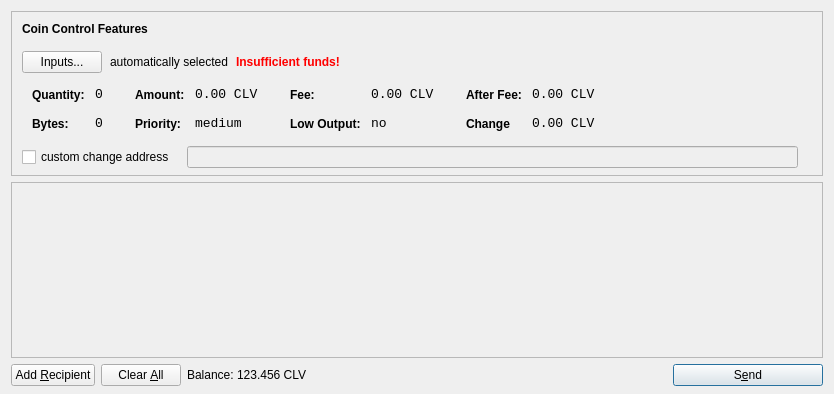
<?xml version="1.0" encoding="UTF-8"?>
<ui version="4.0">
 <class>SendCoinsDialog</class>
 <widget class="QDialog" name="SendCoinsDialog">
  <property name="geometry">
   <rect>
    <x>0</x>
    <y>0</y>
    <width>831</width>
    <height>394</height>
   </rect>
  </property>
  <property name="windowTitle">
   <string>Send Coins</string>
  </property>
  <layout class="QVBoxLayout" name="verticalLayout" stretch="0,1,0">
   <property name="bottomMargin">
    <number>8</number>
   </property>
   <item>
    <widget class="QFrame" name="frameCoinControl">
     <property name="sizePolicy">
      <sizepolicy hsizetype="Expanding" vsizetype="Expanding">
       <horstretch>0</horstretch>
       <verstretch>0</verstretch>
      </sizepolicy>
     </property>
     <property name="maximumSize">
      <size>
       <width>16777215</width>
       <height>16777215</height>
      </size>
     </property>
     <property name="frameShape">
      <enum>QFrame::StyledPanel</enum>
     </property>
     <property name="frameShadow">
      <enum>QFrame::Sunken</enum>
     </property>
     <layout class="QVBoxLayout" name="verticalLayoutCoinControl2">
      <property name="spacing">
       <number>6</number>
      </property>
      <property name="leftMargin">
       <number>0</number>
      </property>
      <property name="topMargin">
       <number>0</number>
      </property>
      <property name="rightMargin">
       <number>0</number>
      </property>
      <property name="bottomMargin">
       <number>6</number>
      </property>
      <item>
       <layout class="QVBoxLayout" name="verticalLayoutCoinControl" stretch="0,0,0,0,1">
        <property name="spacing">
         <number>0</number>
        </property>
        <property name="leftMargin">
         <number>10</number>
        </property>
        <property name="topMargin">
         <number>10</number>
        </property>
        <item>
         <layout class="QHBoxLayout" name="horizontalLayoutCoinControl1">
          <property name="bottomMargin">
           <number>15</number>
          </property>
          <item>
           <widget class="QLabel" name="labelCoinControlFeatures">
            <property name="sizePolicy">
             <sizepolicy hsizetype="Preferred" vsizetype="Maximum">
              <horstretch>0</horstretch>
              <verstretch>0</verstretch>
             </sizepolicy>
            </property>
            <property name="font">
             <font>
              <weight>75</weight>
              <bold>true</bold>
             </font>
            </property>
            <property name="styleSheet">
             <string notr="true">font-weight:bold;</string>
            </property>
            <property name="text">
             <string>Coin Control Features</string>
            </property>
           </widget>
          </item>
         </layout>
        </item>
        <item>
         <layout class="QHBoxLayout" name="horizontalLayoutCoinControl2" stretch="0,0,0,0">
          <property name="spacing">
           <number>8</number>
          </property>
          <property name="bottomMargin">
           <number>10</number>
          </property>
          <item>
           <widget class="QPushButton" name="pushButtonCoinControl">
            <property name="styleSheet">
             <string notr="true"/>
            </property>
            <property name="text">
             <string>Inputs...</string>
            </property>
           </widget>
          </item>
          <item>
           <widget class="QLabel" name="labelCoinControlAutomaticallySelected">
            <property name="text">
             <string>automatically selected</string>
            </property>
            <property name="margin">
             <number>5</number>
            </property>
           </widget>
          </item>
          <item>
           <widget class="QLabel" name="labelCoinControlInsuffFunds">
            <property name="font">
             <font>
              <weight>75</weight>
              <bold>true</bold>
             </font>
            </property>
            <property name="styleSheet">
             <string notr="true">color:red;font-weight:bold;</string>
            </property>
            <property name="text">
             <string>Insufficient funds!</string>
            </property>
            <property name="margin">
             <number>5</number>
            </property>
           </widget>
          </item>
          <item>
           <spacer name="horizontalSpacerCoinControl">
            <property name="orientation">
             <enum>Qt::Horizontal</enum>
            </property>
            <property name="sizeHint" stdset="0">
             <size>
              <width>40</width>
              <height>1</height>
             </size>
            </property>
           </spacer>
          </item>
         </layout>
        </item>
        <item>
         <widget class="QWidget" name="widgetCoinControl" native="true">
          <property name="sizePolicy">
           <sizepolicy hsizetype="Preferred" vsizetype="Preferred">
            <horstretch>0</horstretch>
            <verstretch>0</verstretch>
           </sizepolicy>
          </property>
          <property name="minimumSize">
           <size>
            <width>0</width>
            <height>0</height>
           </size>
          </property>
          <property name="styleSheet">
           <string notr="true"/>
          </property>
          <layout class="QHBoxLayout" name="horizontalLayoutCoinControl5">
           <property name="margin">
            <number>0</number>
           </property>
           <item>
            <layout class="QHBoxLayout" name="horizontalLayoutCoinControl3" stretch="0,0,0,1">
             <property name="spacing">
              <number>20</number>
             </property>
             <property name="topMargin">
              <number>0</number>
             </property>
             <property name="bottomMargin">
              <number>10</number>
             </property>
             <item>
              <layout class="QFormLayout" name="formLayoutCoinControl1">
               <property name="horizontalSpacing">
                <number>10</number>
               </property>
               <property name="verticalSpacing">
                <number>14</number>
               </property>
               <property name="leftMargin">
                <number>10</number>
               </property>
               <property name="topMargin">
                <number>4</number>
               </property>
               <property name="rightMargin">
                <number>6</number>
               </property>
               <item row="0" column="0">
                <widget class="QLabel" name="labelCoinControlQuantityText">
                 <property name="styleSheet">
                  <string notr="true">font-weight:bold;</string>
                 </property>
                 <property name="text">
                  <string>Quantity:</string>
                 </property>
                 <property name="margin">
                  <number>0</number>
                 </property>
                </widget>
               </item>
               <item row="0" column="1">
                <widget class="QLabel" name="labelCoinControlQuantity">
                 <property name="font">
                  <font>
                   <family>Monospace</family>
                   <pointsize>10</pointsize>
                  </font>
                 </property>
                 <property name="cursor">
                  <cursorShape>IBeamCursor</cursorShape>
                 </property>
                 <property name="contextMenuPolicy">
                  <enum>Qt::ActionsContextMenu</enum>
                 </property>
                 <property name="text">
                  <string>0</string>
                 </property>
                 <property name="margin">
                  <number>0</number>
                 </property>
                 <property name="textInteractionFlags">
                  <set>Qt::LinksAccessibleByMouse|Qt::TextSelectableByKeyboard|Qt::TextSelectableByMouse</set>
                 </property>
                </widget>
               </item>
               <item row="1" column="0">
                <widget class="QLabel" name="labelCoinControlBytesText">
                 <property name="styleSheet">
                  <string notr="true">font-weight:bold;</string>
                 </property>
                 <property name="text">
                  <string>Bytes:</string>
                 </property>
                </widget>
               </item>
               <item row="1" column="1">
                <widget class="QLabel" name="labelCoinControlBytes">
                 <property name="font">
                  <font>
                   <family>Monospace</family>
                   <pointsize>10</pointsize>
                  </font>
                 </property>
                 <property name="cursor">
                  <cursorShape>IBeamCursor</cursorShape>
                 </property>
                 <property name="contextMenuPolicy">
                  <enum>Qt::ActionsContextMenu</enum>
                 </property>
                 <property name="text">
                  <string>0</string>
                 </property>
                 <property name="textInteractionFlags">
                  <set>Qt::LinksAccessibleByMouse|Qt::TextSelectableByKeyboard|Qt::TextSelectableByMouse</set>
                 </property>
                </widget>
               </item>
              </layout>
             </item>
             <item>
              <layout class="QFormLayout" name="formLayoutCoinControl2">
               <property name="horizontalSpacing">
                <number>10</number>
               </property>
               <property name="verticalSpacing">
                <number>14</number>
               </property>
               <property name="leftMargin">
                <number>6</number>
               </property>
               <property name="topMargin">
                <number>4</number>
               </property>
               <property name="rightMargin">
                <number>6</number>
               </property>
               <item row="0" column="0">
                <widget class="QLabel" name="labelCoinControlAmountText">
                 <property name="styleSheet">
                  <string notr="true">font-weight:bold;</string>
                 </property>
                 <property name="text">
                  <string>Amount:</string>
                 </property>
                 <property name="margin">
                  <number>0</number>
                 </property>
                </widget>
               </item>
               <item row="0" column="1">
                <widget class="QLabel" name="labelCoinControlAmount">
                 <property name="font">
                  <font>
                   <family>Monospace</family>
                   <pointsize>10</pointsize>
                  </font>
                 </property>
                 <property name="cursor">
                  <cursorShape>IBeamCursor</cursorShape>
                 </property>
                 <property name="contextMenuPolicy">
                  <enum>Qt::ActionsContextMenu</enum>
                 </property>
                 <property name="text">
                  <string>0.00 CLV</string>
                 </property>
                 <property name="textInteractionFlags">
                  <set>Qt::LinksAccessibleByMouse|Qt::TextSelectableByKeyboard|Qt::TextSelectableByMouse</set>
                 </property>
                </widget>
               </item>
               <item row="1" column="0">
                <widget class="QLabel" name="labelCoinControlPriorityText">
                 <property name="styleSheet">
                  <string notr="true">font-weight:bold;</string>
                 </property>
                 <property name="text">
                  <string>Priority:</string>
                 </property>
                </widget>
               </item>
               <item row="1" column="1">
                <widget class="QLabel" name="labelCoinControlPriority">
                 <property name="font">
                  <font>
                   <family>Monospace</family>
                   <pointsize>10</pointsize>
                  </font>
                 </property>
                 <property name="cursor">
                  <cursorShape>IBeamCursor</cursorShape>
                 </property>
                 <property name="contextMenuPolicy">
                  <enum>Qt::ActionsContextMenu</enum>
                 </property>
                 <property name="text">
                  <string>medium</string>
                 </property>
                 <property name="textInteractionFlags">
                  <set>Qt::LinksAccessibleByMouse|Qt::TextSelectableByKeyboard|Qt::TextSelectableByMouse</set>
                 </property>
                </widget>
               </item>
              </layout>
             </item>
             <item>
              <layout class="QFormLayout" name="formLayoutCoinControl3">
               <property name="horizontalSpacing">
                <number>10</number>
               </property>
               <property name="verticalSpacing">
                <number>14</number>
               </property>
               <property name="leftMargin">
                <number>6</number>
               </property>
               <property name="topMargin">
                <number>4</number>
               </property>
               <property name="rightMargin">
                <number>6</number>
               </property>
               <item row="0" column="0">
                <widget class="QLabel" name="labelCoinControlFeeText">
                 <property name="styleSheet">
                  <string notr="true">font-weight:bold;</string>
                 </property>
                 <property name="text">
                  <string>Fee:</string>
                 </property>
                 <property name="margin">
                  <number>0</number>
                 </property>
                </widget>
               </item>
               <item row="0" column="1">
                <widget class="QLabel" name="labelCoinControlFee">
                 <property name="font">
                  <font>
                   <family>Monospace</family>
                   <pointsize>10</pointsize>
                  </font>
                 </property>
                 <property name="cursor">
                  <cursorShape>IBeamCursor</cursorShape>
                 </property>
                 <property name="contextMenuPolicy">
                  <enum>Qt::ActionsContextMenu</enum>
                 </property>
                 <property name="text">
                  <string>0.00 CLV</string>
                 </property>
                 <property name="textInteractionFlags">
                  <set>Qt::LinksAccessibleByMouse|Qt::TextSelectableByKeyboard|Qt::TextSelectableByMouse</set>
                 </property>
                </widget>
               </item>
               <item row="1" column="0">
                <widget class="QLabel" name="labelCoinControlLowOutputText">
                 <property name="styleSheet">
                  <string notr="true">font-weight:bold;</string>
                 </property>
                 <property name="text">
                  <string>Low Output:</string>
                 </property>
                </widget>
               </item>
               <item row="1" column="1">
                <widget class="QLabel" name="labelCoinControlLowOutput">
                 <property name="font">
                  <font>
                   <family>Monospace</family>
                   <pointsize>10</pointsize>
                  </font>
                 </property>
                 <property name="cursor">
                  <cursorShape>IBeamCursor</cursorShape>
                 </property>
                 <property name="contextMenuPolicy">
                  <enum>Qt::ActionsContextMenu</enum>
                 </property>
                 <property name="text">
                  <string>no</string>
                 </property>
                 <property name="textInteractionFlags">
                  <set>Qt::LinksAccessibleByMouse|Qt::TextSelectableByKeyboard|Qt::TextSelectableByMouse</set>
                 </property>
                </widget>
               </item>
              </layout>
             </item>
             <item>
              <layout class="QFormLayout" name="formLayoutCoinControl4">
               <property name="horizontalSpacing">
                <number>10</number>
               </property>
               <property name="verticalSpacing">
                <number>14</number>
               </property>
               <property name="leftMargin">
                <number>6</number>
               </property>
               <property name="topMargin">
                <number>4</number>
               </property>
               <property name="rightMargin">
                <number>6</number>
               </property>
               <item row="0" column="0">
                <widget class="QLabel" name="labelCoinControlAfterFeeText">
                 <property name="styleSheet">
                  <string notr="true">font-weight:bold;</string>
                 </property>
                 <property name="text">
                  <string>After Fee:</string>
                 </property>
                 <property name="margin">
                  <number>0</number>
                 </property>
                </widget>
               </item>
               <item row="0" column="1">
                <widget class="QLabel" name="labelCoinControlAfterFee">
                 <property name="font">
                  <font>
                   <family>Monospace</family>
                   <pointsize>10</pointsize>
                  </font>
                 </property>
                 <property name="cursor">
                  <cursorShape>IBeamCursor</cursorShape>
                 </property>
                 <property name="contextMenuPolicy">
                  <enum>Qt::ActionsContextMenu</enum>
                 </property>
                 <property name="text">
                  <string>0.00 CLV</string>
                 </property>
                 <property name="textInteractionFlags">
                  <set>Qt::LinksAccessibleByMouse|Qt::TextSelectableByKeyboard|Qt::TextSelectableByMouse</set>
                 </property>
                </widget>
               </item>
               <item row="1" column="0">
                <widget class="QLabel" name="labelCoinControlChangeText">
                 <property name="styleSheet">
                  <string notr="true">font-weight:bold;</string>
                 </property>
                 <property name="text">
                  <string>Change</string>
                 </property>
                </widget>
               </item>
               <item row="1" column="1">
                <widget class="QLabel" name="labelCoinControlChange">
                 <property name="font">
                  <font>
                   <family>Monospace</family>
                   <pointsize>10</pointsize>
                  </font>
                 </property>
                 <property name="cursor">
                  <cursorShape>IBeamCursor</cursorShape>
                 </property>
                 <property name="contextMenuPolicy">
                  <enum>Qt::ActionsContextMenu</enum>
                 </property>
                 <property name="text">
                  <string>0.00 CLV</string>
                 </property>
                 <property name="textInteractionFlags">
                  <set>Qt::LinksAccessibleByMouse|Qt::TextSelectableByKeyboard|Qt::TextSelectableByMouse</set>
                 </property>
                </widget>
               </item>
              </layout>
             </item>
            </layout>
           </item>
          </layout>
         </widget>
        </item>
        <item>
         <layout class="QHBoxLayout" name="horizontalLayoutCoinControl4" stretch="0,0,0">
          <property name="spacing">
           <number>12</number>
          </property>
          <property name="sizeConstraint">
           <enum>QLayout::SetDefaultConstraint</enum>
          </property>
          <property name="topMargin">
           <number>5</number>
          </property>
          <property name="rightMargin">
           <number>5</number>
          </property>
          <item>
           <widget class="QCheckBox" name="checkBoxCoinControlChange">
            <property name="text">
             <string>custom change address</string>
            </property>
           </widget>
          </item>
          <item>
           <widget class="QLineEdit" name="lineEditCoinControlChange">
            <property name="enabled">
             <bool>false</bool>
            </property>
            <property name="sizePolicy">
             <sizepolicy hsizetype="Expanding" vsizetype="Fixed">
              <horstretch>0</horstretch>
              <verstretch>0</verstretch>
             </sizepolicy>
            </property>
           </widget>
          </item>
          <item>
           <widget class="QLabel" name="labelCoinControlChangeLabel">
            <property name="sizePolicy">
             <sizepolicy hsizetype="Preferred" vsizetype="Expanding">
              <horstretch>0</horstretch>
              <verstretch>0</verstretch>
             </sizepolicy>
            </property>
            <property name="minimumSize">
             <size>
              <width>0</width>
              <height>0</height>
             </size>
            </property>
            <property name="text">
             <string/>
            </property>
            <property name="margin">
             <number>3</number>
            </property>
           </widget>
          </item>
         </layout>
        </item>
        <item>
         <spacer name="verticalSpacerCoinControl">
          <property name="orientation">
           <enum>Qt::Vertical</enum>
          </property>
          <property name="sizeHint" stdset="0">
           <size>
            <width>800</width>
            <height>1</height>
           </size>
          </property>
         </spacer>
        </item>
       </layout>
      </item>
     </layout>
    </widget>
   </item>
   <item>
    <widget class="QScrollArea" name="scrollArea">
     <property name="widgetResizable">
      <bool>true</bool>
     </property>
     <widget class="QWidget" name="scrollAreaWidgetContents">
      <property name="geometry">
       <rect>
        <x>0</x>
        <y>0</y>
        <width>811</width>
        <height>166</height>
       </rect>
      </property>
      <layout class="QVBoxLayout" name="verticalLayout_2">
       <property name="margin">
        <number>0</number>
       </property>
       <item>
        <layout class="QVBoxLayout" name="entries">
         <property name="spacing">
          <number>6</number>
         </property>
        </layout>
       </item>
       <item>
        <spacer name="verticalSpacer">
         <property name="orientation">
          <enum>Qt::Vertical</enum>
         </property>
         <property name="sizeHint" stdset="0">
          <size>
           <width>20</width>
           <height>40</height>
          </size>
         </property>
        </spacer>
       </item>
      </layout>
     </widget>
    </widget>
   </item>
   <item>
    <layout class="QHBoxLayout" name="horizontalLayout">
     <item>
      <widget class="QPushButton" name="addButton">
       <property name="toolTip">
        <string>Send to multiple recipients at once</string>
       </property>
       <property name="text">
        <string>Add &amp;Recipient</string>
       </property>
       <property name="icon">
        <iconset resource="../bitcoin.qrc">
         <normaloff>:/icons/add</normaloff>:/icons/add</iconset>
       </property>
       <property name="autoDefault">
        <bool>false</bool>
       </property>
      </widget>
     </item>
     <item>
      <widget class="QPushButton" name="clearButton">
       <property name="sizePolicy">
        <sizepolicy hsizetype="Minimum" vsizetype="Fixed">
         <horstretch>0</horstretch>
         <verstretch>0</verstretch>
        </sizepolicy>
       </property>
       <property name="toolTip">
        <string>Remove all transaction fields</string>
       </property>
       <property name="text">
        <string>Clear &amp;All</string>
       </property>
       <property name="icon">
        <iconset resource="../bitcoin.qrc">
         <normaloff>:/icons/remove</normaloff>:/icons/remove</iconset>
       </property>
       <property name="autoRepeatDelay">
        <number>300</number>
       </property>
       <property name="autoDefault">
        <bool>false</bool>
       </property>
      </widget>
     </item>
     <item>
      <layout class="QHBoxLayout" name="horizontalLayout_2">
       <property name="spacing">
        <number>3</number>
       </property>
       <item>
        <widget class="QLabel" name="label">
         <property name="sizePolicy">
          <sizepolicy hsizetype="Preferred" vsizetype="Fixed">
           <horstretch>0</horstretch>
           <verstretch>0</verstretch>
          </sizepolicy>
         </property>
         <property name="text">
          <string>Balance:</string>
         </property>
        </widget>
       </item>
       <item>
        <widget class="QLabel" name="labelBalance">
         <property name="sizePolicy">
          <sizepolicy hsizetype="Preferred" vsizetype="Fixed">
           <horstretch>0</horstretch>
           <verstretch>0</verstretch>
          </sizepolicy>
         </property>
         <property name="cursor">
          <cursorShape>IBeamCursor</cursorShape>
         </property>
         <property name="text">
          <string>123.456 CLV</string>
         </property>
         <property name="textInteractionFlags">
          <set>Qt::LinksAccessibleByMouse|Qt::TextSelectableByKeyboard|Qt::TextSelectableByMouse</set>
         </property>
        </widget>
       </item>
      </layout>
     </item>
     <item>
      <spacer name="horizontalSpacer">
       <property name="orientation">
        <enum>Qt::Horizontal</enum>
       </property>
       <property name="sizeHint" stdset="0">
        <size>
         <width>40</width>
         <height>20</height>
        </size>
       </property>
      </spacer>
     </item>
     <item>
      <widget class="QPushButton" name="sendButton">
       <property name="minimumSize">
        <size>
         <width>150</width>
         <height>0</height>
        </size>
       </property>
       <property name="toolTip">
        <string>Confirm the send action</string>
       </property>
       <property name="text">
        <string>S&amp;end</string>
       </property>
       <property name="icon">
        <iconset resource="../bitcoin.qrc">
         <normaloff>:/icons/send</normaloff>:/icons/send</iconset>
       </property>
       <property name="default">
        <bool>true</bool>
       </property>
      </widget>
     </item>
    </layout>
   </item>
  </layout>
 </widget>
 <resources>
  <include location="../bitcoin.qrc"/>
 </resources>
 <connections/>
</ui>
